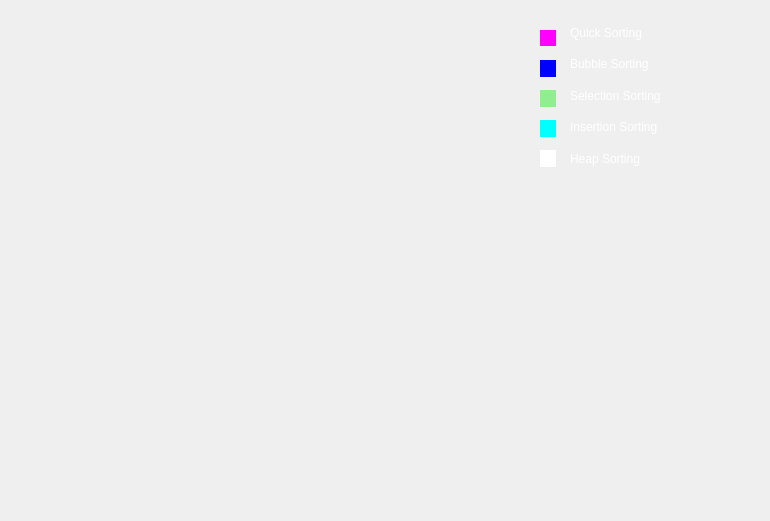
<?xml version="1.0" encoding="UTF-8"?>
<ui version="4.0">
 <class>Dialog</class>
 <widget class="QDialog" name="Dialog">
  <property name="geometry">
   <rect>
    <x>0</x>
    <y>0</y>
    <width>770</width>
    <height>521</height>
   </rect>
  </property>
  <property name="windowTitle">
   <string>Dialog</string>
  </property>
  <property name="autoFillBackground">
   <bool>false</bool>
  </property>
  <property name="styleSheet">
   <string notr="true"/>
  </property>
  <widget class="QCustomPlot" name="widget" native="true">
   <property name="geometry">
    <rect>
     <x>0</x>
     <y>0</y>
     <width>521</width>
     <height>521</height>
    </rect>
   </property>
   <property name="autoFillBackground">
    <bool>false</bool>
   </property>
  </widget>
  <widget class="QLabel" name="imageQS">
   <property name="geometry">
    <rect>
     <x>540</x>
     <y>30</y>
     <width>16</width>
     <height>16</height>
    </rect>
   </property>
   <property name="autoFillBackground">
    <bool>false</bool>
   </property>
   <property name="styleSheet">
    <string notr="true">background-color: magenta;
</string>
   </property>
   <property name="text">
    <string/>
   </property>
  </widget>
  <widget class="QLabel" name="imageBS">
   <property name="geometry">
    <rect>
     <x>540</x>
     <y>60</y>
     <width>16</width>
     <height>17</height>
    </rect>
   </property>
   <property name="styleSheet">
    <string notr="true">background-color: blue;</string>
   </property>
   <property name="text">
    <string/>
   </property>
  </widget>
  <widget class="QLabel" name="imageSS">
   <property name="geometry">
    <rect>
     <x>540</x>
     <y>90</y>
     <width>16</width>
     <height>17</height>
    </rect>
   </property>
   <property name="styleSheet">
    <string notr="true">background-color: lightgreen;</string>
   </property>
   <property name="text">
    <string/>
   </property>
  </widget>
  <widget class="QLabel" name="imageIS">
   <property name="geometry">
    <rect>
     <x>540</x>
     <y>120</y>
     <width>16</width>
     <height>17</height>
    </rect>
   </property>
   <property name="styleSheet">
    <string notr="true">background-color: cyan;</string>
   </property>
   <property name="text">
    <string/>
   </property>
  </widget>
  <widget class="QLabel" name="imageHS">
   <property name="geometry">
    <rect>
     <x>540</x>
     <y>150</y>
     <width>16</width>
     <height>17</height>
    </rect>
   </property>
   <property name="styleSheet">
    <string notr="true">background-color: white
;</string>
   </property>
   <property name="text">
    <string/>
   </property>
  </widget>
  <widget class="QWidget" name="layoutWidget">
   <property name="geometry">
    <rect>
     <x>570</x>
     <y>20</y>
     <width>112</width>
     <height>151</height>
    </rect>
   </property>
   <layout class="QVBoxLayout" name="verticalLayout">
    <item>
     <widget class="QLabel" name="label">
      <property name="styleSheet">
       <string notr="true">color: #ffffff; </string>
      </property>
      <property name="text">
       <string>Quick Sorting</string>
      </property>
     </widget>
    </item>
    <item>
     <widget class="QLabel" name="label_2">
      <property name="styleSheet">
       <string notr="true">color: #ffffff; </string>
      </property>
      <property name="text">
       <string>Bubble Sorting</string>
      </property>
     </widget>
    </item>
    <item>
     <widget class="QLabel" name="label_3">
      <property name="styleSheet">
       <string notr="true">color: #ffffff; </string>
      </property>
      <property name="text">
       <string>Selection Sorting</string>
      </property>
     </widget>
    </item>
    <item>
     <widget class="QLabel" name="label_4">
      <property name="styleSheet">
       <string notr="true">color: #ffffff; </string>
      </property>
      <property name="text">
       <string>Insertion Sorting</string>
      </property>
     </widget>
    </item>
    <item>
     <widget class="QLabel" name="label_5">
      <property name="styleSheet">
       <string notr="true">color: #ffffff; </string>
      </property>
      <property name="text">
       <string>Heap Sorting</string>
      </property>
     </widget>
    </item>
   </layout>
  </widget>
 </widget>
 <customwidgets>
  <customwidget>
   <class>QCustomPlot</class>
   <extends>QWidget</extends>
   <header location="global">qcustomplot.h</header>
   <container>1</container>
  </customwidget>
 </customwidgets>
 <resources/>
 <connections/>
</ui>
